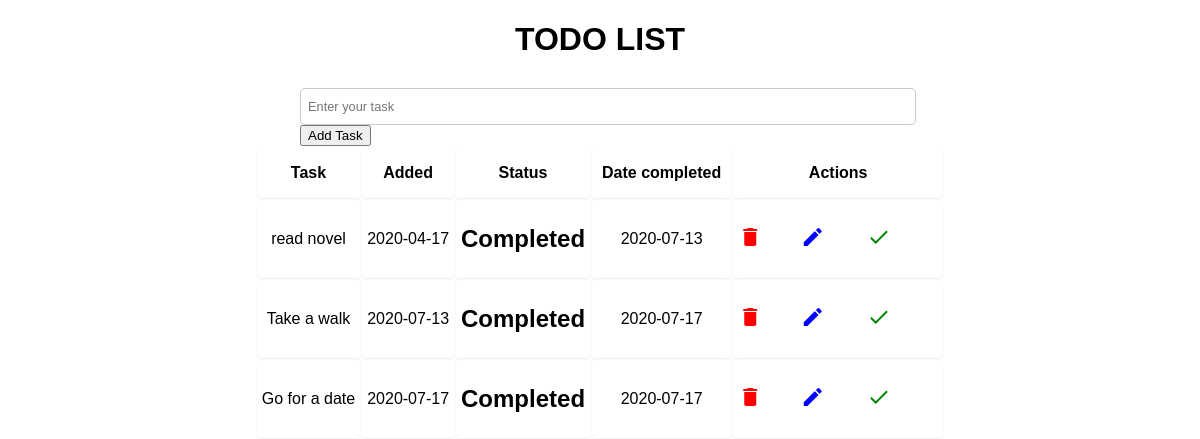
Before: / with the older database file.
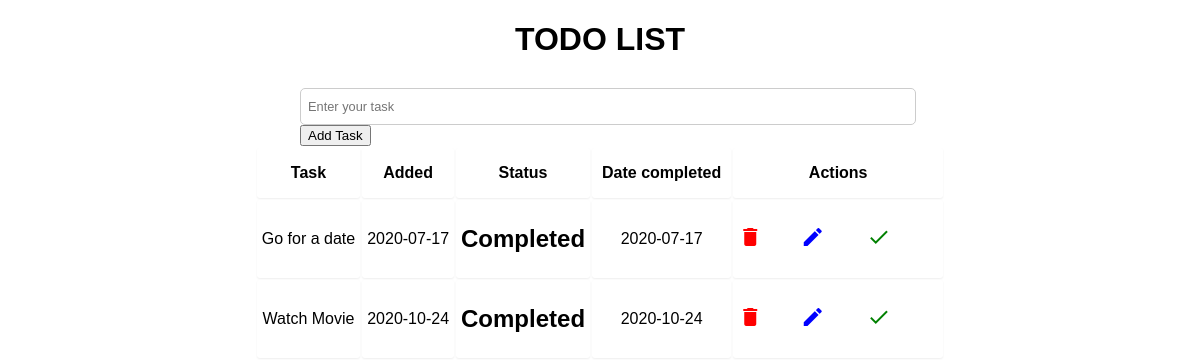
After: the same page with the newer database file.
### app.py (models this page shows)
class Todo(db.Model):
    id = db.Column(db.Integer, primary_key=True)
    content = db.Column(db.String(200), nullable=False)
    date_created = db.Column(db.DateTime, default=datetime.utcnow)
    status = db.Column(db.Integer,default=0,nullable=False)
    date_completed = db.Column(db.DateTime, nullable=True)

### app.py (the view)
@app.route('/', methods=["POST",'GET'])
def index():
    if request.method == 'POST':
        task_content = request.form['content']
        new_task = Todo(content=task_content)
        try:
            db.session.add(new_task)
            db.session.commit()
            return redirect('/')
        except:
            return 'There was an issue adding task!'
    else:
        tasks = Todo.query.order_by(Todo.date_created).all()
        return render_template("Main.html", tasks=tasks)

### templates/Main.html (shortened to what this page needs)
{% extends "base.html" %}
{%block body %}
<div class="content">
    <h1 style="text-align: center"> TODO LIST</h1>
    <form class="form" action="/" method="POST">
        <input type="text" name="content" id="content" placeholder="Enter your task" required>
        <button class="but" type="submit">Add Task</button>
    </form>
    {%if tasks|length < 1 %}
    <h4 style="text-align: center">There are no tasks.Create a new task</h4>
    {% else %}
    <table colspan="4">
        <tr>
            <th>Task</th>
            <th>Added</th>
            <th colspan="4">Status</th>
            <th>Date completed</th>
            <th>Actions</th>
        </tr>
        {%for task in tasks%}
         <tr>
            <td>{{ task.content }}</td>
            <td>{{ task.date_created.date() }}</td>
             <td colspan="4" >
                 {%if task.status==0%}
                 <h2>Ongoing</h2>
                 {%else%}
                 <h2>Completed</h2>
                 {%endif%}
             </td>
             <td>
                 {%if task.status==1%}
                 {{task.date_completed.date() }}
                 {%else%}
                 <span>Not complete</span>
                 {%endif%}
             </td>
            <td>
                {%if task.status == 1%}
                <a href="/delete/{{task.id}}">
                    <span  style="cursor: pointer" class="material-icons deleteIcon">
                </span>
                </a>
                {%endif%}
                <a href="/update/{{task.id}}" target="_blank">
                    <span  style="cursor: pointer" class="material-icons editIcon">
                    </span>
                </a>
                <a href="/complete/{{task.id}}">
                    <span  style="cursor: pointer" class="material-icons doneIcon">
                    </span>
                 </a>
            </td>
         </tr>
        {%endfor%}
    </table>
    {%endif%}
</div>
{% endblock %}

### templates/base.html (shortened to what this page needs)
<!DOCTYPE html>
<html lang="en">
<head>
    <link rel="stylesheet" href="{{ url_for('static',filename='css/main.css')}}">
</head>
<body>
{%block body %}{% endblock %}
</body>
</html>

### static/css/main.css (style rules this page uses)
body, html { margin: 0; font-family: sans-serif; }
.form { width: 50%; margin: 0 auto; }
#content { border: 1px solid #CCC; border-radius: 5px; padding: 10px 7px; color: #333; font-size: 0.8em; width: 100%; margin: 0 auto; }
table { max-width:50%; white-space:nowrap; }
td, th { box-shadow: 0px 1px 2px #EEE; border-radius: 3px; margin: 2px; padding: 10px; }
table { width: 50%; margin: 0 auto; }
th { height: 30px; }
td { text-align: center; padding: 5px; }
.form { margin-top: 30px; }
.deleteIcon { color: red; transition: 0.3s all ease-in; }
.editIcon { color: blue; transition: 0.3s all ease-in; }
.doneIcon { color: green; transition: 0.3s all ease-in; }
a { text-decoration: none; }

Changed rows visible on the page:
removed Todo: content "read novel", date_created "2020-04-17", status "Completed", date_completed "2020-07-13"
removed Todo: content "Take a walk", date_created "2020-07-13", status "Completed", date_completed "2020-07-17"
added Todo: content "Watch Movie", date_created "2020-10-24", status "Completed", date_completed "2020-10-24"
